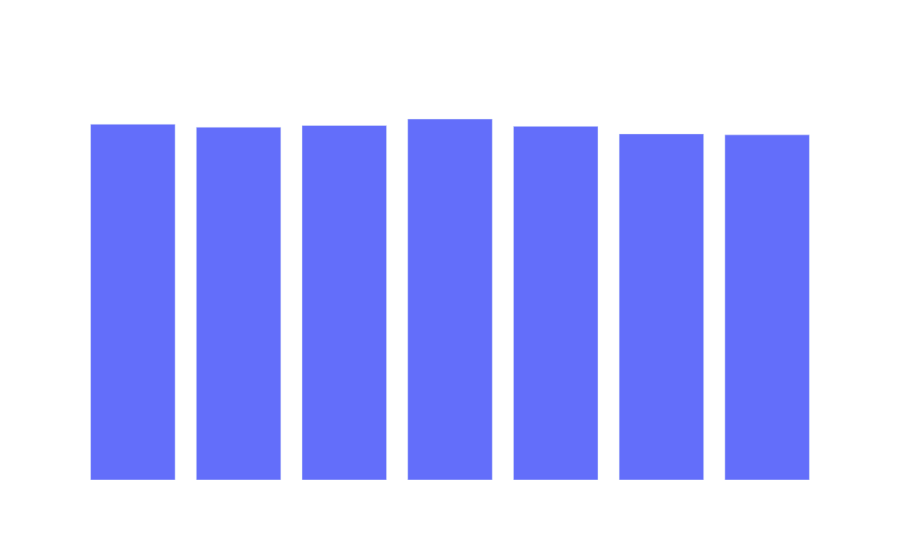

Source (notebook cell):
### Code cell
tmp_df = facebook.groupby("year").sum()

accounts_slides = go.Figure(data=[
    go.Bar(x=tmp_df.index, y=tmp_df.accounts_per_warrant),
])

accounts_slides.update_layout(layout_dict)
accounts_slides.update_layout({    
    'title': "User Information Warrants Issued to Facebook",
    'xaxis_title':"Year",
    'yaxis_title': "Accounts Per Warrant"
})

accounts_slides.write_html("Graphics/accounts_per_warrant_slides.html")
accounts_slides.show()

### Figure 1 — Plotly figure (JSON) as saved in the notebook; plotly's stock layout.template omitted (floating-point values rounded to 4 significant figures)
{"data": [{"type": "bar", "x": [2014, 2015, 2016, 2017, 2018, 2019, 2020], "y": [3.159, 3.133, 3.148, 3.205, 3.14, 3.073, 3.064]}], "layout": {"font": {"color": "white", "family": "SansSerif", "size": 24}, "paper_bgcolor": "rgba(0,0,0,0)", "plot_bgcolor": "rgba(0,0,0,0)", "title": {"text": "User Information Warrants Issued to Facebook"}, "xaxis": {"color": "white", "showgrid": false, "showline": false, "showticklabels": true, "title": {"text": "Year"}, "zeroline": false}, "yaxis": {"color": "white", "showgrid": false, "showline": false, "showticklabels": true, "title": {"text": "Accounts Per Warrant"}, "zeroline": false}}}
